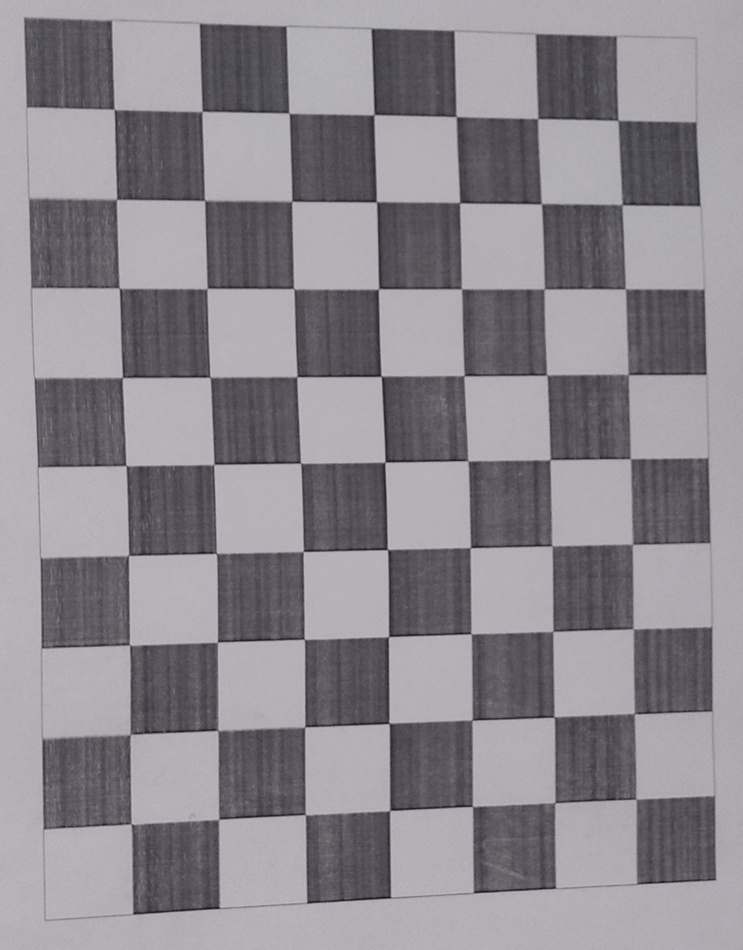
#> input picture M1/vision/TP4/TP4/images/1.jpg, 743 x 950 px, shrunk from 1595 x 2041 before the run; its folder holds only this picture in this run
$ python calibrate_camera.py
#> lines starting #> are read from the running program, lines starting #| are printed output that depends on the picture; after the words box and inside, x2 and y2 are one past the last pixel; in counts of white or black regions, pixels touching at a corner belong together; long printed decimals are rounded
#!/usr/bin/env python

import cv2
import numpy as np
import os
import glob
import math

# Defining the dimensions of checkerboard
CHECKERBOARD = (9,7)
criteria = (cv2.TERM_CRITERIA_EPS + cv2.TERM_CRITERIA_MAX_ITER, 30, 0.001)
# max number of iterations=30

# Creating vector to store vectors of 3D points for each checkerboard image
objpoints = []
# Creating vector to store vectors of 2D points for each checkerboard image
imgpoints = []
error =[]

# Defining the world coordinates for 3D points
objp = np.zeros((1, CHECKERBOARD[0] * CHECKERBOARD[1], 3), np.float32)
objp[0,:,:2] = np.mgrid[0:CHECKERBOARD[0], 0:CHECKERBOARD[1]].T.reshape(-1, 2)
prev_img_shape = None

nx = 7
#Enter the number of inside corners in y
ny = 9
# Extracting path of individual image stored in a given directory
images = glob.glob('./images/*.jpg')
for fname in images:
    img = cv2.imread(fname)
#> img is the input picture: shape (950, 743, 3); mean B, G, R 142.8, 136.9, 140.1
    gray = cv2.cvtColor(img,cv2.COLOR_BGR2GRAY)
    # Find the chess board corners
    # If desired number of corners are found in the image then ret = true
    ret, corners = cv2.findChessboardCorners(gray, (nx, ny), None)
#> ret = True; corners = 63 rows, first 8: [114.2, 109.1], [202.3, 111.2], [289, 113], [374.3, 114.4], [456.3, 116.3], [537.7, 118.6], [618, 120.2], [116.6, 199.2]
    #ret, corners = cv2.findChessboardCorners(gray, CHECKERBOARD, cv2.CALIB_CB_ADAPTIVE_THRESH + cv2.CALIB_CB_FAST_CHECK + cv2.CALIB_CB_NORMALIZE_IMAGE)

    """
    If desired number of corner are detected,
    we refine the pixel coordinates and display
    them on the images of checker board
    """
    if ret == True:
        objpoints.append(objp)
        # refining pixel coordinates for given 2d points.
        corners2 = cv2.cornerSubPix(gray, corners, (11,11),(-1,-1), criteria)
#> corners2 = 63 rows, first 8: [114.1, 109.5], [202, 111.4], [289, 113.1], [374, 114.7], [456.1, 116.6], [537.7, 118.5], [618, 120.4], [116.6, 199.4]

        imgpoints.append(corners2)

        # Draw and display the corners
        img = cv2.drawChessboardCorners(img, CHECKERBOARD, corners2, ret)
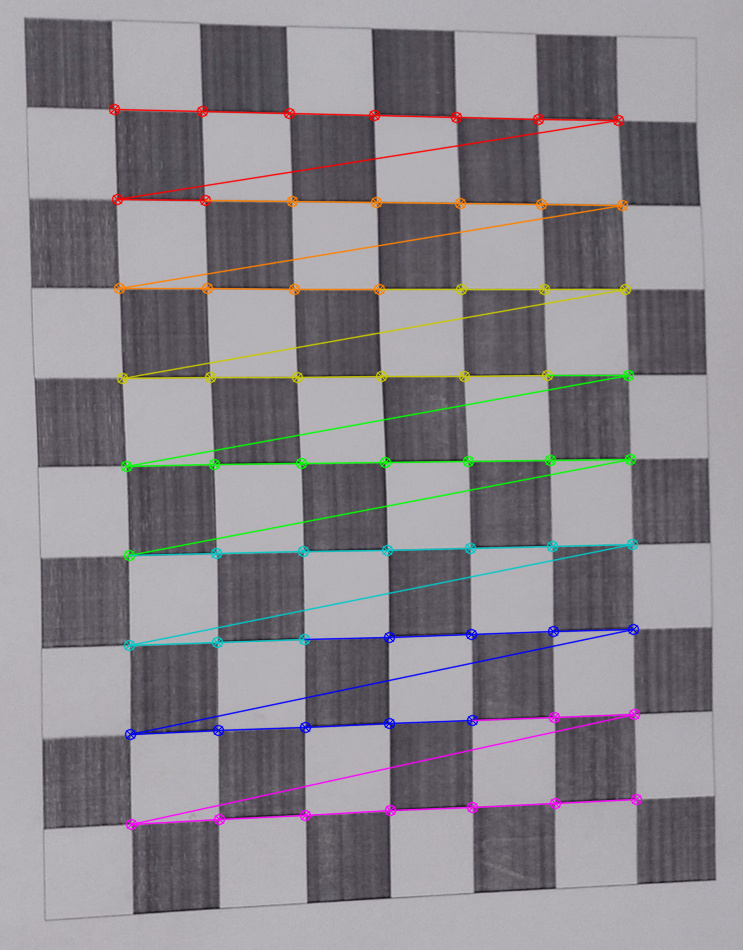
#> img: shape (950, 743, 3); 4.36% of pixels changed, all inside (x1, y1, x2, y2) = (108, 103, 643, 831)

    cv2.imshow('img',img)
    cv2.waitKey(0)

cv2.destroyAllWindows()

h,w = img.shape[:2]
#> h = 950; w = 743

"""
Performing camera calibration by
passing the value of known 3D points (objpoints)
and corresponding pixel coordinates of the
detected corners (imgpoints)
"""
ret, mtx, dist, rvecs, tvecs = cv2.calibrateCamera(objpoints, imgpoints, gray.shape[::-1], None, None)
#> ret = 168.6; mtx = [[1005.3, 0, 451.6], [0, 15725.7, 470.4], [0, 0, 1]]; dist = [[-950.4, 208087.5, 3.61, -23.32, 410.1]]; rvecs = ([-0.573, -1.56, -0.461],); tvecs = ([-6.46, -3.06, 160],)

print("ret: \n")
print(ret)
#| 168.623
print("Camera matrix : \n")
print(mtx)
#| [[1.00533741e+03 0.00000000e+00 4.51564073e+02]
#|  [0.00000000e+00 1.57257005e+04 4.70415980e+02]
#|  [0.00000000e+00 0.00000000e+00 1.00000000e+00]]
print("dist : \n")
print(dist)
#| [[-9.50366737e+02  2.08087529e+05  3.60801851e+00 -2.33179641e+01
#|    4.10082182e+02]]
print("rvecs : \n")
print(rvecs)
#| (array([[-0.573 ],
#|        [-1.562],
#|        [-0.4614]]),)
print("tvecs : \n")
print(tvecs)
#| (array([[ -6.458],
#|        [ -3.062],
#|        [160.002]]),)

#Save parameters into numpy file
np.save("./camera_params/ret", ret)
np.save("./camera_params/mtx", mtx)
np.save("./camera_params/dist", dist)
np.save("./camera_params/rvecs", rvecs)
np.save("./camera_params/tvecs", tvecs)


for rvec in rvecs:
    picture = [ math.degrees(x) for x in rvec]
    print (picture)
#> this loop made 1 pass
#> (rvec, picture) on pass 1: ([-0.573, -1.56, -0.461], [-32.83, -89.49, -26.44])
#| [-32.830, -89.489, -26.437]


for tvec in tvecs:
    realdisance = [ x*2 for x in tvec]
    print (realdisance)
#> this loop made 1 pass
#> (tvec, realdisance) on pass 1: ([-6.46, -3.06, 160], [[-12.92], [-6.12], [320]])
#| [array([-12.916]), array([-6.125]), array([320.005])]

$ run again, on M1/vision/TP4/TP4/images/2.jpg
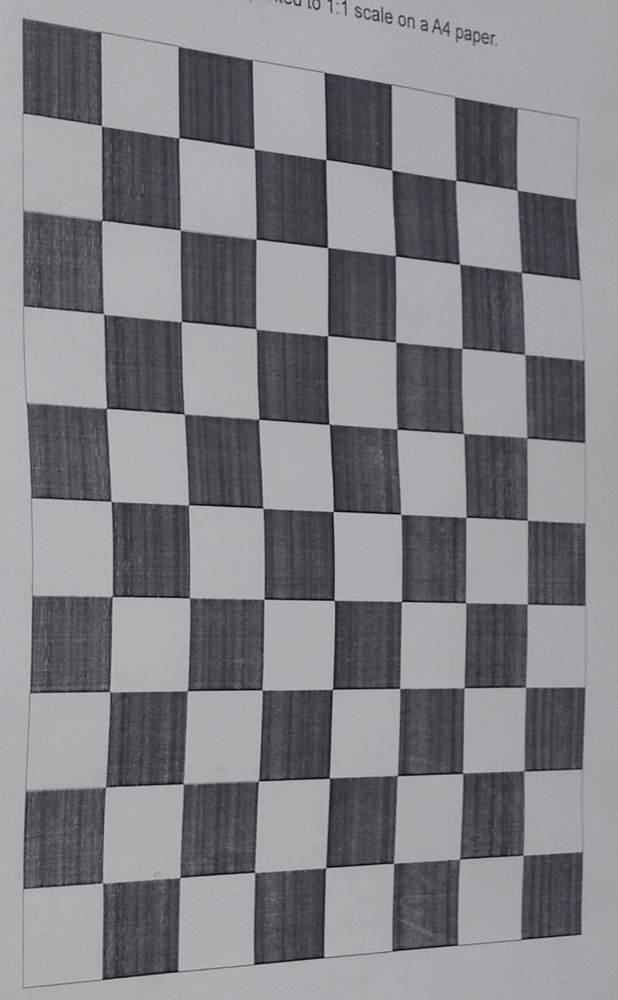
#> input picture M1/vision/TP4/TP4/images/2.jpg, 618 x 1000 px, shrunk from 1408 x 2277 before the run
#> img is the input picture: shape (1000, 618, 3); mean B, G, R 135.9, 130.2, 131.3
#> `ret, corners = cv2.findChessboardCorners(gray, (nx, ny), None)`: ret = True; corners = 63 rows, first 8: [101.5, 125.7], [179, 137.5], [254.2, 148.9], [325.8, 159.4], [391.8, 170], [455.7, 180.4], [517.4, 190.3], [101.8, 220.3]
#> corners2 = 63 rows, first 8: [101.4, 125.7], [178.8, 137.6], [254.3, 148.9], [325.8, 159.5], [391.8, 170.1], [455.7, 180.3], [517.2, 190.1], [101.9, 220.4]
#> `img = cv2.drawChessboardCorners(img, CHECKERBOARD, corners2, ret)`:
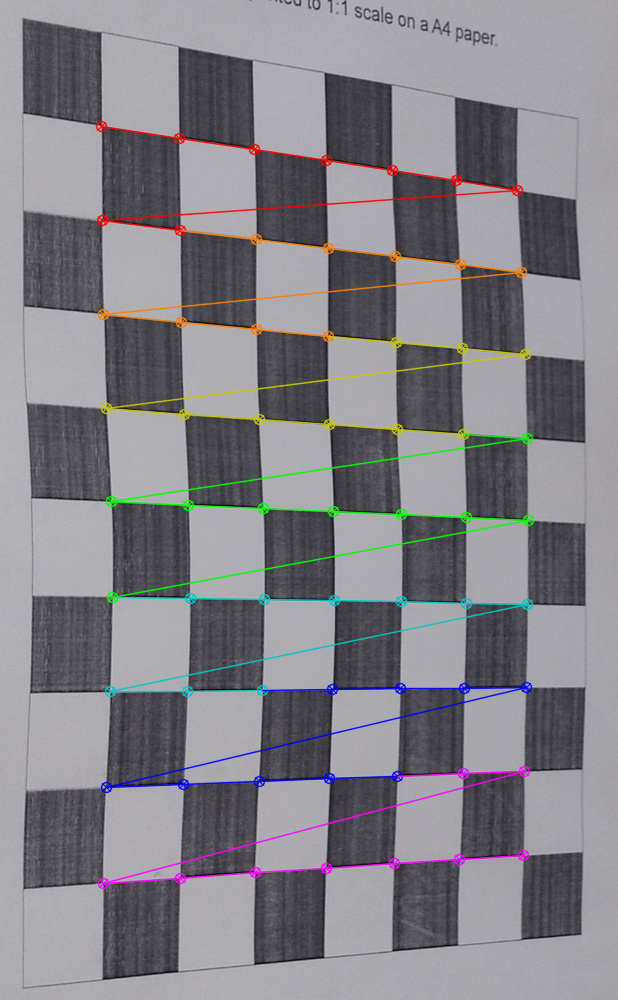
#> img: shape (1000, 618, 3); 4.29% of pixels changed, all inside (x1, y1, x2, y2) = (95, 120, 535, 890)
#> `ret, mtx, dist, rvecs, tvecs = cv2.calibrateCamera(objpoints, imgpoint..`: ret = 139.8; mtx = [[3283.2, 0, 398.1], [0, 11123.6, 350.7], [0, 0, 1]]; dist = [[523.8, -310531.4, 0.79, -4.38, -381.2]]; rvecs = ([-0.308, -1.6, -0.128],); tvecs = ([-2.65, -1.99, 123.3],)
#| 139.808
#| [[3.28320470e+03 0.00000000e+00 3.98135907e+02]
#|  [0.00000000e+00 1.11235594e+04 3.50716472e+02]
#|  [0.00000000e+00 0.00000000e+00 1.00000000e+00]]
#| [[ 5.23788274e+02 -3.10531422e+05  7.90017378e-01 -4.37513426e+00
#|   -3.81150225e+02]]
#| (array([[-0.308],
#|        [-1.604],
#|        [-0.1276]]),)
#| (array([[ -2.650],
#|        [ -1.985 ],
#|        [123.343]]),)
#> the loop `for rvec in rvecs:` made 1 pass
#> (rvec, picture) on pass 1: ([-0.308, -1.6, -0.128], [-17.65, -91.93, -7.31])
#> (printed output is left out)
#> the loop `for tvec in tvecs:` made 1 pass
#> (tvec, realdisance) on pass 1: ([-2.65, -1.99, 123.3], [[-5.3], [-3.97], [246.7]])
#> (printed output is left out)

$ run again, on M1/vision/TP4/TP4/images/4.jpg
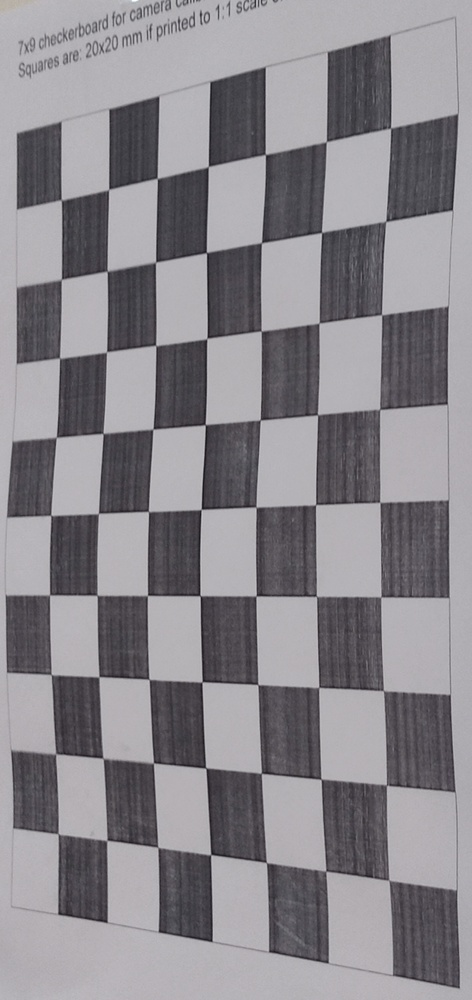
#> input picture M1/vision/TP4/TP4/images/4.jpg, 472 x 1000 px, shrunk from 1227 x 2602 before the run
#> img is the input picture: shape (1000, 472, 3); mean B, G, R 139.9, 134.6, 137.6
#> `ret, corners = cv2.findChessboardCorners(gray, (nx, ny), None)`: ret = True; corners = 63 rows, first 8: [61.22, 199.9], [108.8, 189.2], [157.2, 178.5], [208.4, 166.4], [265.4, 154.5], [326.4, 141.6], [390.5, 128], [61.39, 279.3]
#> corners2 = 63 rows, first 8: [61.25, 200], [108.6, 189.6], [157.3, 178.3], [208.3, 166.6], [265.3, 154.4], [326.3, 141.7], [390.5, 128], [61.32, 279.4]
#> `img = cv2.drawChessboardCorners(img, CHECKERBOARD, corners2, ret)`:
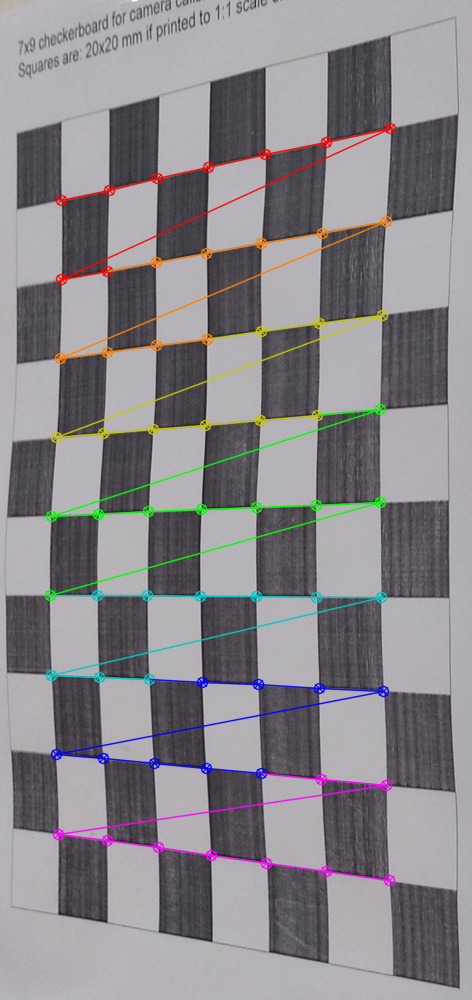
#> img: shape (1000, 472, 3); 4.65% of pixels changed, all inside (x1, y1, x2, y2) = (44, 122, 397, 887)
#> `ret, mtx, dist, rvecs, tvecs = cv2.calibrateCamera(objpoints, imgpoint..`: ret = 112.1; mtx = [[5427, 0, 477.5], [0, 14023.8, 512.9], [0, 0, 1]]; dist = [[-21.08, -1328.5, -0.449, 0.116, 44768.9]]; rvecs = ([0.517, 1.36, -0.31],); tvecs = ([-9.15, -1.91, 54.5],)
#| 112.130
#| [[5.42703941e+03 0.00000000e+00 4.77453605e+02]
#|  [0.00000000e+00 1.40237519e+04 5.12904290e+02]
#|  [0.00000000e+00 0.00000000e+00 1.00000000e+00]]
#| [[-2.10796584e+01 -1.32848982e+03 -4.48621719e-01  1.15960160e-01
#|    4.47688921e+04]]
#| (array([[ 0.5169],
#|        [ 1.356],
#|        [-0.3102]]),)
#| (array([[-9.152 ],
#|        [-1.908],
#|        [54.504]]),)
#> the loop `for rvec in rvecs:` made 1 pass
#> (rvec, picture) on pass 1: ([0.517, 1.36, -0.31], [29.62, 77.72, -17.77])
#> (printed output is left out)
#> the loop `for tvec in tvecs:` made 1 pass
#> (tvec, realdisance) on pass 1: ([-9.15, -1.91, 54.5], [[-18.3], [-3.82], [109]])
#> (printed output is left out)
